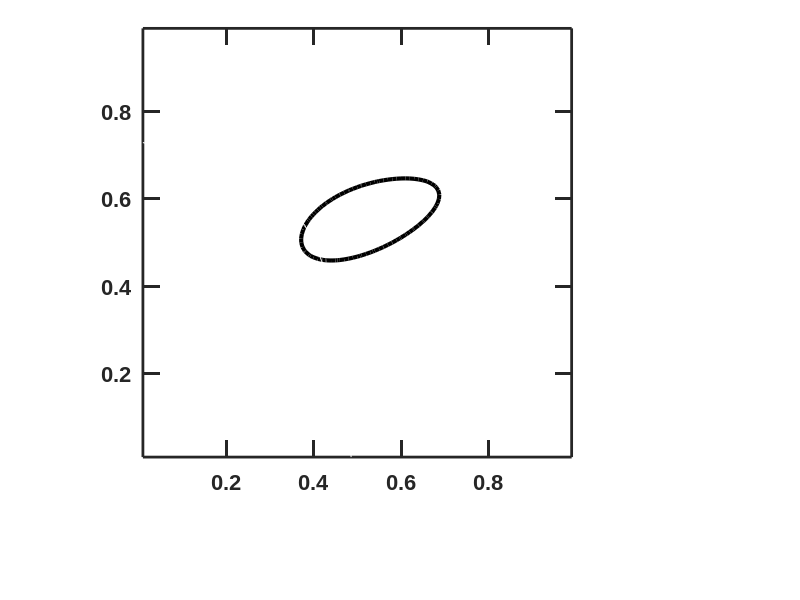

The MATLAB script that drew this image: (Note: this script raises an error after producing the figure.)
clear
% Percentage of Newborn biomass replaced with H biomass. For the orange attractor, spike_frac = 0.
% For the teal attractor corresponding to the 30%-H spiking strategy, spike_frac = 0.3.
spike_frac = 0.3;
% Parameters shown in Table 1
gMmax = 0.7;
gHmax = 0.3;
c_BM = 1/3;
c_RM = 1e-4;
c_RH = 1e-4;
K_MR = 1/3;
K_HR = 1/5;
K_MB = 100/3;
dM = gMmax*5e-3;
dH = gHmax*5e-3;

% N0: BM_0, R(0)=1, T0 is the maturation time
N0 = 100;
R0 = 1;
T0 = 17;

options=odeset('RelTol',1e-6,'abstol',1e-10);

% range and increment for f_P
x0=0.01;
dx=0.01;
xt=0.99;
% range and increment for phi_M(0)
y0=0.01;
dy=0.01;
yt=0.99;

xsize=round((xt-x0)/dx+1);
ysize=round((yt-y0)/dy+1);
%% Calculate the map if it hasn't been done. Otherwise just load the data in FullMap.mat. 
if ~exist('FullMap.mat')
    P = zeros(xsize,ysize); % community function at different f_P and phi_M(0)
    MfracDiff = zeros(xsize,ysize); % offspring phi_M(0) - parent phi_M(0) at different f_P and phi_M(0), no spiking
    
    m = 0; % counter for values of f_P
    
    % calculate P(T) at different f_P and phi_M(0)
    for i = x0 : dx : xt
        m = m+1; % counter for values of phi_M(0)
        n = 0;
        fp = i;
        for j = y0:dy:yt
            % parameters for differential equations
            para = [gMmax; gHmax; c_BM; c_RM; c_RH; fp; K_MR; K_HR; K_MB; dM; dH];
            % solve differential equations
            [T, X] = ode15s(@(t,x) MHDynamics(t,x,para), [0 T0], [N0*j; N0*(1-j); 0; R0; 0],options);
            if ~isreal(X)
                error('imaginary value')
            elseif nnz(X < -1e-5)>0
                error('negative value')
            end
            n = n+1;
            P(m, n)= X(end, 5);
            MfracDiff(m, n) = X(end, 1)/(X(end, 1)+X(end, 2)) - j;
        end
    end
    save('FullMap', 'P', 'MfracDiff')
else
    load('FullMap')
end
%%
% plot 2D community function landscape with attractors
MfracT = MfracDiff + ones(xsize, 1) * (y0 : dy : yt);
MfracDiff_adjusted1 = MfracT  - ones(xsize, 1) * (y0 : dy : yt);
MfracDiff_adjusted2 = MfracT * (1-spike_frac) - ones(xsize, 1) * (y0 : dy : yt);
figure(1)
contour((x0:dx:xt), (y0:dy:yt), P', (min(P(:)) : 240 :  max(P(:))), 'linewidth', 3);
% contour((x0:dx:xt), (y0:dy:yt), P', 'linewidth', 3);
set(gca,'LineWidth',2,'FontSize',16,'FontName','Arial','fontweight','bold','units','inches','position',[1 1 3 3],'ticklength',[0.04,0.04])%,'yticklabel',[])
cm = colormap('gray');
c = 1-cm;
colormap(c)
hold on
contour((x0:dx:xt), (y0:dy:yt), MfracDiff_adjusted1', [0 0], 'color',[1 0.5 0], 'linewidth',3)
contour((x0:dx:xt), (y0:dy:yt), MfracDiff_adjusted2', [0 0], 'color',[0 0.5 0.5] , 'linewidth',3)
hold off
xlabel('f_{P}')
ylabel('\phi_{M}(0)')
